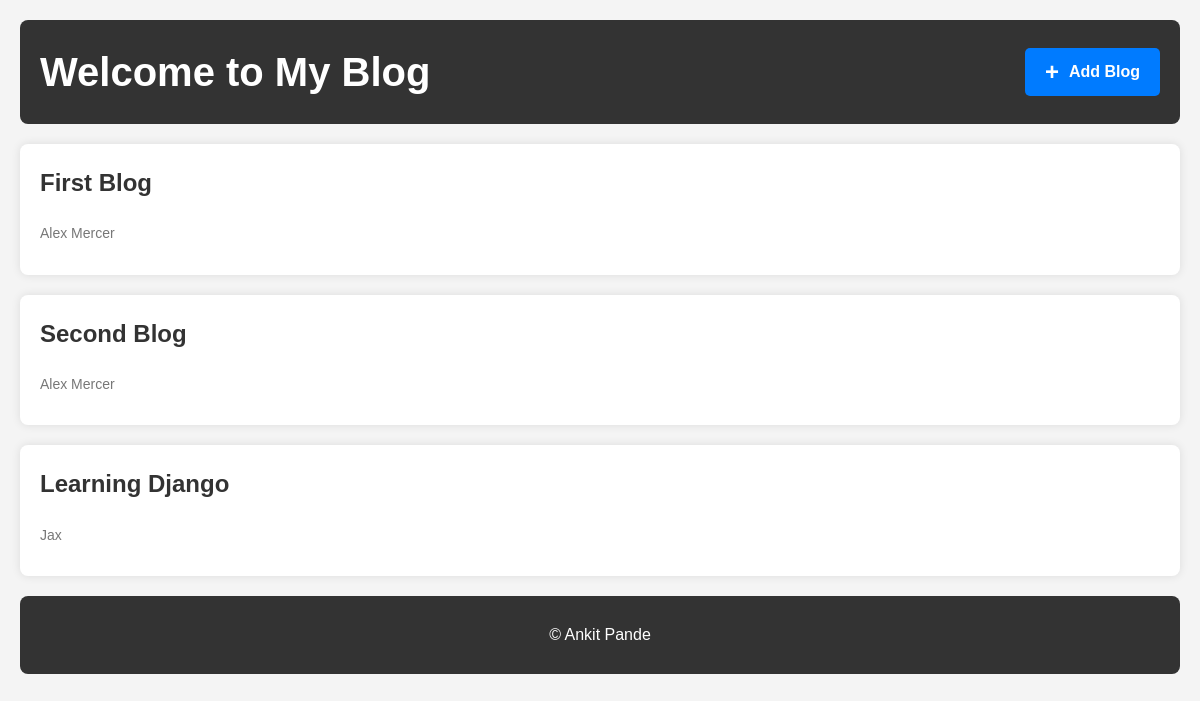
The page / on the database its author committed.
### blog/models.py (models this page shows)
class Service(models.Model):
    blog_title = models.CharField(max_length=50)
    blog_name = models.CharField(max_length=100)
    blog_body = models.TextField()

### blog_1132230145/views.py (the view)
# urls.py: 2. Add a URL to urlpatterns:  path('', views.home, name='home')
def home(request):
    blogData = Service.objects.all()
    try:
        personalInfo = PersonalInfo.objects.all().first()
    except PersonalInfo.DoesNotExist:
        personalInfo = None
    data = {
        'blogData':blogData,
        'personalInfo':personalInfo
    }
    return render(request,'home.html',data)

### template/home.html (shortened to what this page needs)
<!DOCTYPE html>
<html lang="en">
  <head>
  </head>
  <body>
    <header>
      <h1>Welcome to My Blog</h1>
      <a href="{% url 'register' %}">
        <button>
          <span style="font-size: 1.5em; font-weight: bold;">+</span> Add Blog
        </button>
      </a>
    </header>
    <main>
      {% for n in blogData %}
        <article>
          <a href="{% url 'detail' n.id %}" style="text-decoration: none; color: inherit;">
            <h2>{{ n.blog_title }}</h2>
            <p class="post-date">{{ n.blog_name }}</p>
          </a>
        </article>
      {% endfor %}
    </main>
    <footer>
      <p>&copy; Ankit Pande</p>
    </footer>
  </body>
</html>

### template/home.html (style rules this page uses)
body { font-family: Arial, sans-serif; line-height: 1.6; margin: 20px; background-color: #f4f4f4; color: #333; overflow-y: scroll; scrollbar-width: none; }
header { display: flex; align-items: center; justify-content: space-between; padding: 20px; background-color: #333; color: #fff; border-radius: 8px; margin-bottom: 20px; }
header h1 { margin: 0; font-size: 2.5em; }
header a { text-decoration: none; }
header button { display: flex; align-items: center; gap: 10px; padding: 10px 20px; font-size: 1em; background-color: #007BFF; color: #fff; border: none; border-radius: 5px; cursor: pointer; transition: background-color 0.3s ease, transform 0.3s ease; font-weight: bold; }
main { margin-top: 20px; }
article { background-color: #fff; padding: 20px; margin-bottom: 20px; border-radius: 8px; box-shadow: 0 0 10px rgba(0, 0, 0, 0.1); transition: transform 0.2s ease; }
article h2 { color: #333; margin-top: 0; font-size: 1.5em; }
article .post-date { font-size: 14px; color: #777; margin-bottom: 10px; }
footer { text-align: center; padding: 10px; background-color: #333; color: #fff; border-radius: 8px; }

### rows shown on the page
Service: blog_title "First Blog", blog_name "Alex Mercer"
Service: blog_title "Second Blog", blog_name "Alex Mercer"
Service: blog_title "Learning Django", blog_name "Jax"
